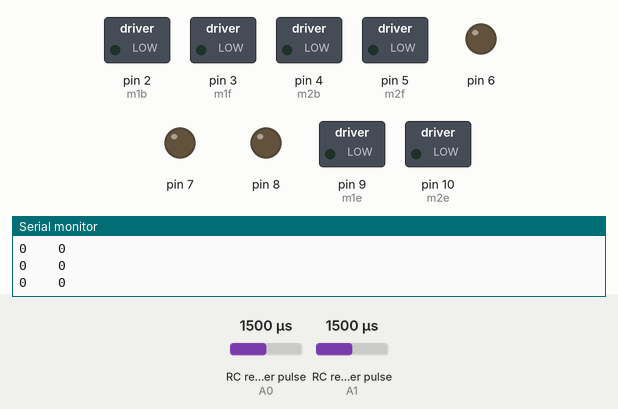
Simulated run of this sketch. Board: Arduino Uno, built with avr-gcc and run on an emulated ATmega328P. Shown: switched loads named in the sketch (green lamp = pin HIGH), output pins drawn as LEDs (lit = HIGH), the last lines printed to the serial monitor. Wiring (inferred from the names in the program): 2 × RC receiver channel: data A0 / data A1. The test bench sets the inputs (shaded band); at power-on: RC receiver pulse (sensors on A0, A1) 1500 µs.

Above: at 1.2 s.
1.3 s: RC receiver pulse (sensor on A0) set to 1463 µs
2.8 s: RC receiver pulse (sensor on A0) set to 1439 µs
At 4.0 s:
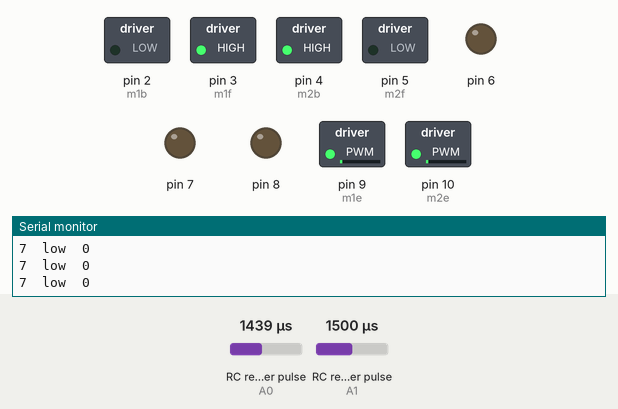
4.3 s: RC receiver pulse (sensor on A1) set to 1465 µs
5.8 s: RC receiver pulse (sensor on A1) set to 1437 µs
At 7.0 s:
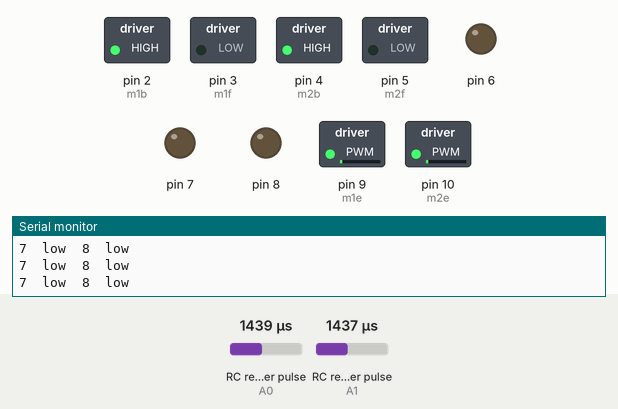
7.4 s: RC receiver pulse (sensor on A0) set to 1530 µs
9.3 s: RC receiver pulse (sensor on A0) set to 1560 µs
Timing chart, 0 to 11.9 s (numbered marks = the images above; inputs shaded):
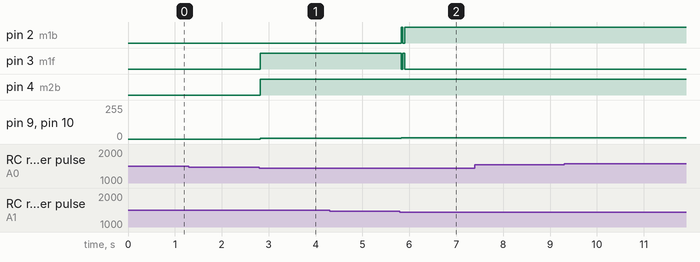

Measured:
- the behaviour switches between 1451 and 1450 µs on RC receiver pulse (sensor on A0) (found by bisection; images 0 and 1)
- the behaviour switches between 1451 and 1450 µs on RC receiver pulse (sensor on A1) (found by bisection; images 1 and 2)
- after the input at 2.8 s, pin 3 (m1f), pin 4 (m2b): LOW → HIGH at once; pin 9 (m1e), pin 10 (m2e): 0/255 → 7/255 at once
- after the input at 5.8 s, pin 2 (m1b): LOW → HIGH at once, → LOW 0.04 s later, → HIGH 0.04 s later; pin 3 (m1f): HIGH → LOW at once, → HIGH 0.04 s later, → LOW 0.04 s later; pin 9 (m1e), pin 10 (m2e): 7/255 → 8/255 at once

The sketch:

minicar.ino
```cpp
#define m1b 2 //motor 1 forword   (N1)
#define m1f 3 //motor 1 backword  (N2)
#define m2b 4 //motor 2 forword   (N3)
#define m2f 5 //motor 2 backword  (N4)

#define m1e 9   //motor 1 enable  (ENA)
#define m2e 10  //motor 2 enable  (ENB)

int valch1=0,valch2=0;
int chanel[]={A0,A1};
String range1,range2;

void setup() {
  Serial.begin(115200);
  for(int i=0;i<11;i++){
    pinMode(i,OUTPUT);
  }
}


void loop() {

  int valch1=pulseIn(chanel[0],HIGH);

  if(valch1<900){
    valch1=0;
    range1="";
  }
  else{
    if(valch1<1455){
      valch1=map(valch1,990,1450,255,1);
      range1="low";
    }
    else if(1545<valch1<2005){
      valch1=map(valch1,1550,2000,1,255);
      range1="hi";
    }
  }
  if(valch1<1){
    valch1=0;
    range1="";
  }
/////////////////////////////////
  int valch2=pulseIn(chanel[1],HIGH);

  if(valch2<900){
    valch2=0;
    range2="";
  }
  else{
    if(valch2<1455){
      valch2=map(valch2,990,1450,255,1);
      range2="low";
    }
    else if(1545<valch2<2005){
      valch2=map(valch2,1550,2000,1,255);
      range2="hi";
    }
  }
  if(valch2<1){
    valch2=0;
    range2="";
  }


  if(range1=="hi"){
    digitalWrite(m1f,LOW);
    digitalWrite(m2f,HIGH);
    digitalWrite(m1b,HIGH);
    digitalWrite(m2b,LOW);
    analogWrite(m1e,valch1);
    analogWrite(m2e,valch1);
  }
  else if(range1=="low"){
    digitalWrite(m1f,HIGH);
    digitalWrite(m2f,LOW);
    digitalWrite(m1b,LOW);
    digitalWrite(m2b,HIGH);
    analogWrite(m1e,valch1);
    analogWrite(m2e,valch1);
  }

  if(range2=="hi"){
    digitalWrite(m1f,HIGH);
    digitalWrite(m2f,HIGH);
    digitalWrite(m1b,LOW);
    digitalWrite(m2b,LOW);
    analogWrite(m1e,valch2);
    analogWrite(m2e,valch2);

  }
  else if(range2=="low"){
    digitalWrite(m1f,LOW);
    digitalWrite(m2f,LOW);
    digitalWrite(m1b,HIGH);
    digitalWrite(m2b,HIGH);
    analogWrite(m1e,valch2);
    analogWrite(m2e,valch2);
  }
   if(range1=="" && range2==""){
    carStop();
   }

  Serial.print(valch1);
  Serial.print("  ");
  Serial.print(range1);
  Serial.print("  ");
  Serial.print(valch2);
  Serial.print("  ");
  Serial.print(range2);
  Serial.println("  ");
}
void carStop(){
  digitalWrite(m1f,LOW);
    digitalWrite(m2f,LOW);
    digitalWrite(m1b,LOW);
    digitalWrite(m2b,LOW);
    analogWrite(m1e,0);
    analogWrite(m2e,0);
}
```
